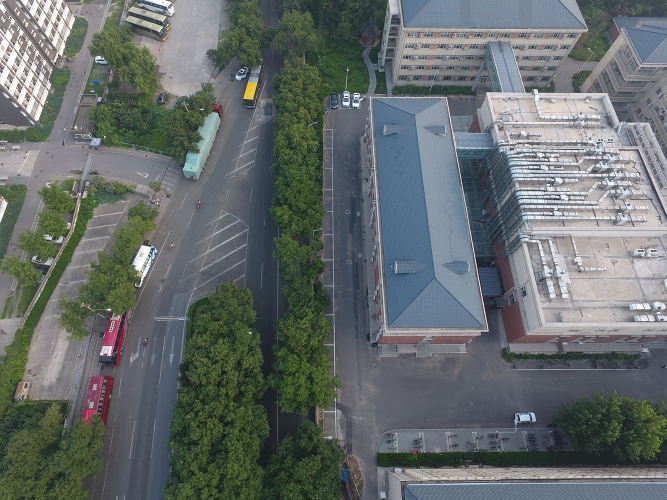
#> input picture dataset/UDD/DJI_0303.JPG, 1333 x 1000 px, found by its file name (shown at 1/2 size)
$ python pamr.py
#> lines starting #> are read from the running program, lines starting #| are printed output that depends on the picture
#> further down, img is the input picture: PIL image 1333x1000 RGB; mean R, G, B 100.4, 107.8, 106.7
import numpy as np
from PIL import Image
import pydensecrf.densecrf as dcrf
from pydensecrf.utils import unary_from_labels

def pamr_smooth_mask_fast(image_pil, mask_pil, num_iter=10, scale_factor=0.5):
    """
    通过缩放比例加速的 CRF 处理
    scale_factor: 缩放比例，建议 0.25 到 0.5
    """
#> called with num_iter = 5, scale_factor = 0.3
    # 1. 记录原始尺寸
    orig_w, orig_h = image_pil.size
#> orig_w = 1333; orig_h = 1000

    # 2. 缩小图像（关键：大幅提升速度）
    target_size = (int(orig_w * scale_factor), int(orig_h * scale_factor))
#> target_size = (399, 300)
    img_small = image_pil.resize(target_size, Image.BILINEAR)
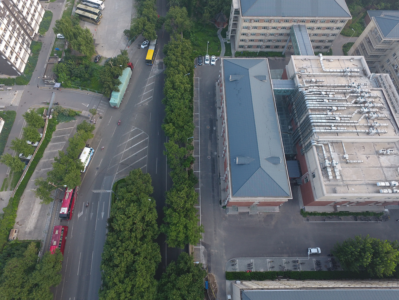
#> img_small: PIL image 399x300 RGB; mean R, G, B 100.4, 107.8, 106.7
    mask_small = mask_pil.resize(target_size, Image.NEAREST) # 掩码必须用最近邻插值
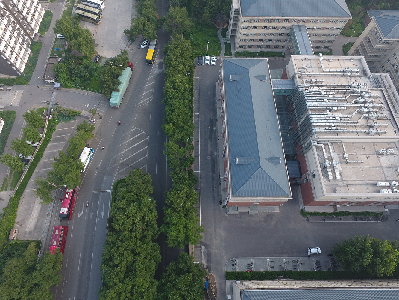
#> mask_small: PIL image 399x300 RGB; mean R, G, B 100.4, 107.8, 106.7

    img_np = np.array(img_small)
    mask_np = np.array(mask_small)
    H, W = img_np.shape[:2]
#> H = 300; W = 399

    # 3. 提取颜色映射（优化版）
    # 强制将 mask 重塑为 2D 颜色数组
    flat_mask = mask_np.reshape(-1, 3)
    unique_colors, labels = np.unique(flat_mask, axis=0, return_inverse=True)
    n_labels = len(unique_colors)
#> n_labels = 35936
    label_mask = labels.reshape(H, W)
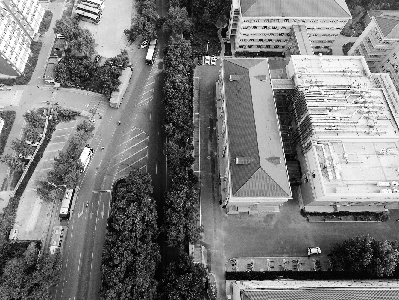
#> label_mask: shape (300, 399) int64; min 0, max 35935, mean 17472.1; drawn with min black and max white

    print(f"检测到类别数: {n_labels} | 处理分辨率: {W}x{H}")
#| 检测到类别数: 35936 | 处理分辨率: 399x300

    # 4. CRF 核心逻辑
#> (the run stopped early here; a loop or call above may not have finished)

$ run again, with dataset/UDD/DJI_00591.JPG copied over dataset/UDD/DJI_0303.JPG
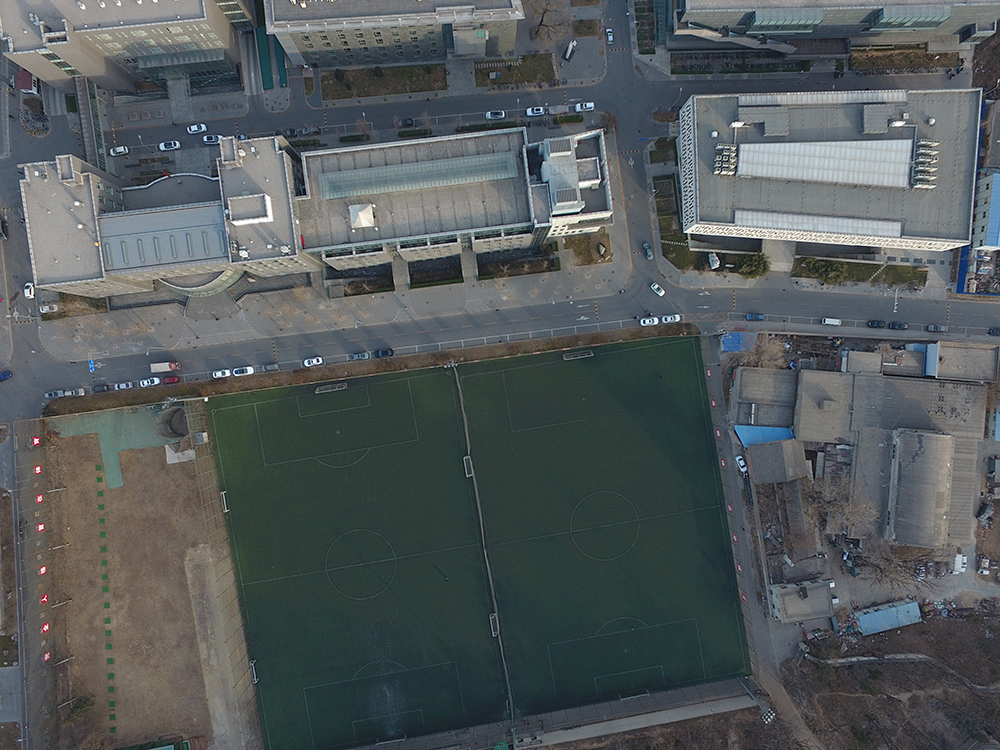
#> input picture dataset/UDD/DJI_00591.JPG, 1000 x 750 px, found by its file name
#> img is the input picture: PIL image 1000x750 RGB; mean R, G, B 83.5, 90, 91.2
#> in pamr_smooth_mask_fast, `mask_small = mask_pil.resize(target_size, Image.NEAREST)`:
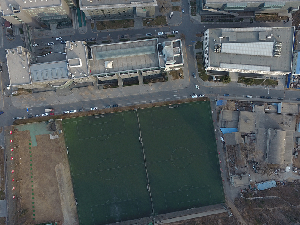
#> mask_small: PIL image 300x225 RGB; mean R, G, B 83.5, 90, 91.2
#> n_labels = 19282
#> in pamr_smooth_mask_fast, `label_mask = labels.reshape(H, W)`:
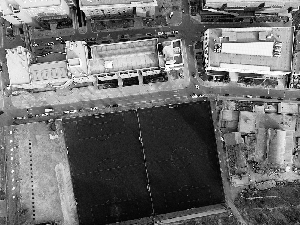
#> label_mask: shape (225, 300) int64; min 0, max 19281, mean 8220.6; drawn with min black and max white
#| 检测到类别数: 19282 | 处理分辨率: 300x225

$ run again, with dataset/UDD/DJI_0400.JPG copied over dataset/UDD/DJI_0303.JPG
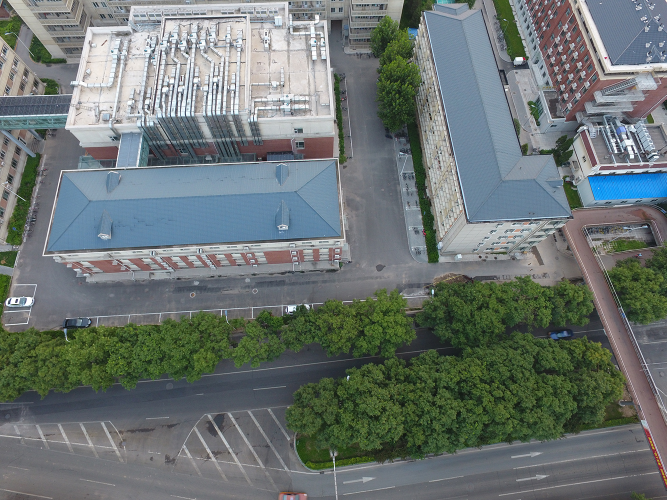
#> input picture dataset/UDD/DJI_0400.JPG, 1333 x 1000 px, found by its file name (shown at 1/2 size)
#> img is the input picture: PIL image 1333x1000 RGB; mean R, G, B 107.6, 116.7, 114.4
#> in pamr_smooth_mask_fast, `mask_small = mask_pil.resize(target_size, Image.NEAREST)`:
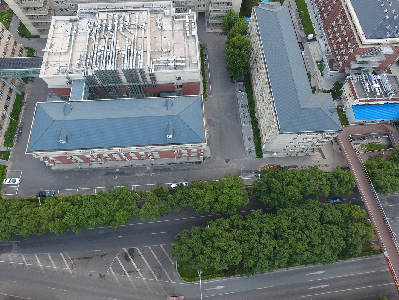
#> mask_small: PIL image 399x300 RGB; mean R, G, B 107.6, 116.7, 114.4
#> n_labels = 39972
#> in pamr_smooth_mask_fast, `label_mask = labels.reshape(H, W)`:
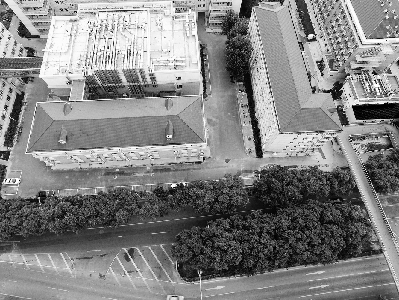
#> label_mask: shape (300, 399) int64; min 0, max 39971, mean 20499.2; drawn with min black and max white
#| 检测到类别数: 39972 | 处理分辨率: 399x300

$ run again, with dataset/UDD/DJI_0409.JPG copied over dataset/UDD/DJI_0303.JPG
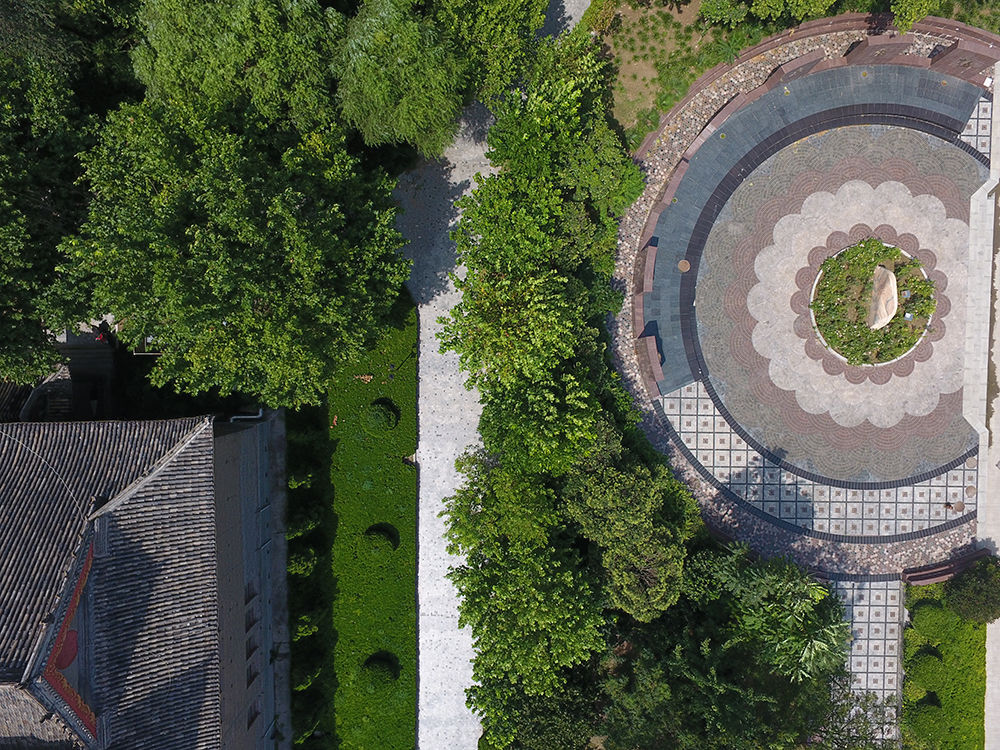
#> input picture dataset/UDD/DJI_0409.JPG, 1000 x 750 px, found by its file name
#> img is the input picture: PIL image 1000x750 RGB; mean R, G, B 85.5, 92.7, 72.1
#> in pamr_smooth_mask_fast, `mask_small = mask_pil.resize(target_size, Image.NEAREST)`:
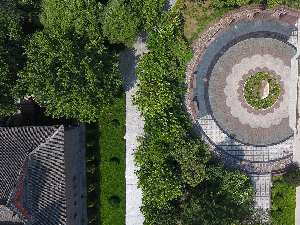
#> mask_small: PIL image 300x225 RGB; mean R, G, B 85.7, 93, 72.4
#> n_labels = 35484
#> in pamr_smooth_mask_fast, `label_mask = labels.reshape(H, W)`:
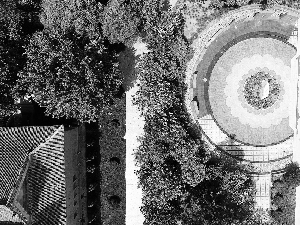
#> label_mask: shape (225, 300) int64; min 0, max 35483, mean 15624.6; drawn with min black and max white
#| 检测到类别数: 35484 | 处理分辨率: 300x225
